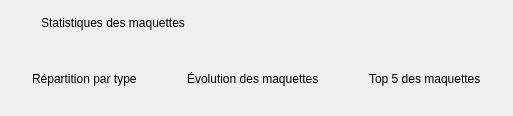
                      <widget class="QFrame" name="carteStatsMaquette">
                       <property name="role" stdset="0">
                        <string>carte</string>
                       </property>
                       <layout class="QVBoxLayout" name="layoutCarteStatsMaquette">
                        <property name="leftMargin">
                         <number>0</number>
                        </property>
                        <property name="topMargin">
                         <number>0</number>
                        </property>
                        <property name="rightMargin">
                         <number>0</number>
                        </property>
                        <property name="bottomMargin">
                         <number>0</number>
                        </property>
                        <property name="spacing">
                         <number>0</number>
                        </property>
                        <item>
                         <widget class="QFrame" name="enteteStatsMaquette">
                          <property name="role" stdset="0">
                           <string>entete</string>
                          </property>
                          <property name="minimumSize">
                           <size>
                            <width>0</width>
                            <height>46</height>
                           </size>
                          </property>
                          <property name="maximumSize">
                           <size>
                            <width>16777215</width>
                            <height>46</height>
                           </size>
                          </property>
                          <layout class="QHBoxLayout" name="layoutEnteteStatsMaquette">
                           <property name="leftMargin">
                            <number>20</number>
                           </property>
                           <property name="topMargin">
                            <number>0</number>
                           </property>
                           <property name="rightMargin">
                            <number>14</number>
                           </property>
                           <property name="bottomMargin">
                            <number>0</number>
                           </property>
                           <property name="spacing">
                            <number>14</number>
                           </property>
                           <item>
                            <widget class="QLabel" name="iconeStatsMaquette">
                             <property name="text">
                              <string />
                             </property>
                            </widget>
                           </item>
                           <item>
                            <widget class="QLabel" name="titreStatsMaquette">
                             <property name="text">
                              <string>Statistiques des maquettes</string>
                             </property>
                             <property name="role" stdset="0">
                              <string>titreCarte</string>
                             </property>
                            </widget>
                           </item>
                           <item>
                            <spacer name="spacerEnteteStatsMaquette">
                             <property name="orientation">
                              <enum>Qt::Horizontal</enum>
                             </property>
                             <property name="sizeHint" stdset="0">
                              <size>
                               <width>20</width>
                               <height>20</height>
                              </size>
                             </property>
                            </spacer>
                           </item>
                          </layout>
                         </widget>
                        </item>
                        <item>
                         <widget class="QWidget" name="corpsStatsMaquette">
                          <property name="role" stdset="0">
                           <string>corps</string>
                          </property>
                          <layout class="QHBoxLayout" name="layoutCorpsStatsMaquette" stretch="37,41,38">
                           <property name="leftMargin">
                            <number>16</number>
                           </property>
                           <property name="topMargin">
                            <number>14</number>
                           </property>
                           <property name="rightMargin">
                            <number>16</number>
                           </property>
                           <property name="bottomMargin">
                            <number>14</number>
                           </property>
                           <property name="spacing">
                            <number>18</number>
                           </property>
                           <item>
                            <widget class="QFrame" name="blocTypeMaquette">
                             <property name="role" stdset="0">
                              <string>blocStat</string>
                             </property>
                             <layout class="QVBoxLayout" name="layout_blocTypeMaquette">
                              <property name="leftMargin">
                               <number>16</number>
                              </property>
                              <property name="topMargin">
                               <number>12</number>
                              </property>
                              <property name="rightMargin">
                               <number>16</number>
                              </property>
                              <property name="bottomMargin">
                               <number>10</number>
                              </property>
                              <item>
                               <widget class="QLabel" name="titre_blocTypeMaquette">
                                <property name="text">
                                 <string>Répartition par type</string>
                                </property>
                                <property name="role" stdset="0">
                                 <string>titreStat</string>
                                </property>
                               </widget>
                              </item>
                              <item>
                               <widget class="DonutChart" name="chartTypeMaquette" />
                              </item>
                             </layout>
                            </widget>
                           </item>
                           <item>
                            <widget class="QFrame" name="blocEvolutionMaquette">
                             <property name="role" stdset="0">
                              <string>blocStat</string>
                             </property>
                             <layout class="QVBoxLayout" name="layout_blocEvolutionMaquette">
                              <property name="leftMargin">
                               <number>16</number>
                              </property>
                              <property name="topMargin">
                               <number>12</number>
                              </property>
                              <property name="rightMargin">
                               <number>16</number>
                              </property>
                              <property name="bottomMargin">
                               <number>10</number>
                              </property>
                              <item>
                               <widget class="QLabel" name="titre_blocEvolutionMaquette">
                                <property name="text">
                                 <string>Évolution des maquettes</string>
                                </property>
                                <property name="role" stdset="0">
                                 <string>titreStat</string>
                                </property>
                               </widget>
                              </item>
                              <item>
                               <widget class="LineChart" name="chartEvolutionMaquette" />
                              </item>
                             </layout>
                            </widget>
                           </item>
                           <item>
                            <widget class="QFrame" name="blocTopMaquette">
                             <property name="role" stdset="0">
                              <string>blocStat</string>
                             </property>
                             <layout class="QVBoxLayout" name="layout_blocTopMaquette">
                              <property name="leftMargin">
                               <number>16</number>
                              </property>
                              <property name="topMargin">
                               <number>12</number>
                              </property>
                              <property name="rightMargin">
                               <number>16</number>
                              </property>
                              <property name="bottomMargin">
                               <number>10</number>
                              </property>
                              <item>
                               <widget class="QLabel" name="titre_blocTopMaquette">
                                <property name="text">
                                 <string>Top 5 des maquettes</string>
                                </property>
                                <property name="role" stdset="0">
                                 <string>titreStat</string>
                                </property>
                               </widget>
                              </item>
                              <item>
                               <widget class="BarChart" name="chartTopMaquette" />
                              </item>
                             </layout>
                            </widget>
                           </item>
                          </layout>
                         </widget>
                        </item>
                       </layout>
                      </widget>
